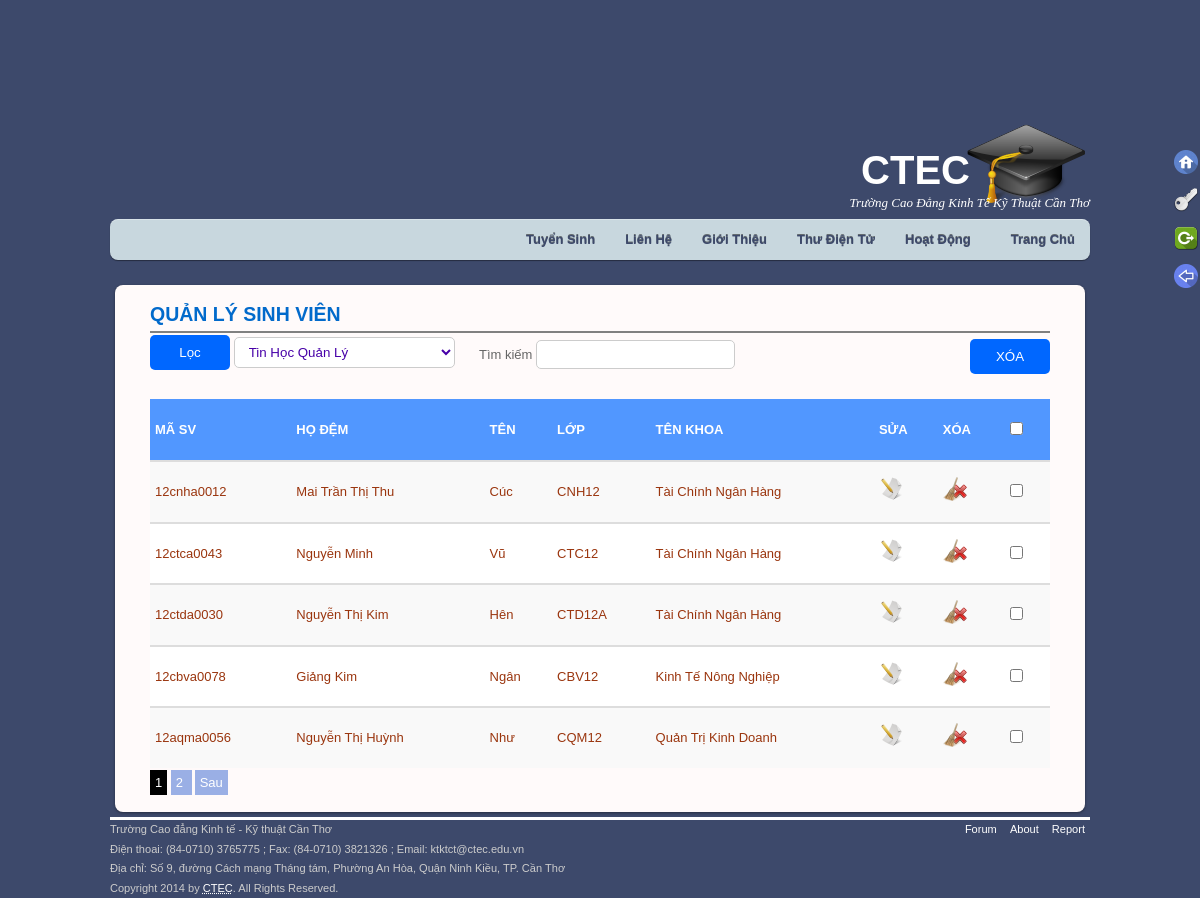
Screenshot of /php/QLSV.php (signed in) with the database file from the repository.
### tables this page shows
CREATE TABLE IF NOT EXISTS `sinhvien` (
  `idsinhvien` int(11) NOT NULL AUTO_INCREMENT,
  `masv` varchar(50) NOT NULL,
  `hodem` varchar(50) NOT NULL,
  `ten` varchar(50) NOT NULL,
  `idkhoa` int(11) NOT NULL,
  `lop` varchar(50) NOT NULL,
  PRIMARY KEY (`idsinhvien`)
);

CREATE TABLE IF NOT EXISTS `khoa` (
  `idkhoa` int(11) NOT NULL AUTO_INCREMENT,
  `tenkhoa` varchar(45) DEFAULT NULL,
  PRIMARY KEY (`idkhoa`)
);

### php/ketnoi.php (called while the page is built, shortened)
<?php
$host= 'http://'.$_SERVER['HTTP_HOST'].'/';
$images=$host.'images/';
$page=$host.'index.php?page=';
?>

### includes/div_QTSV.php (the view, shortened to what this page needs)
<article id="post clearfix" class="post clearfix">
	 <h1 class="post-title"><a href="#">QUẢN LÝ SINH VIÊN</a></h1>
                <hr color="gray" />
					<?php if (isset ( $_SESSION ["tendangnhap"] )) {
						if (! isset ( $_GET ['ok'] )) {
							$start = ($_GET ['page'] - 1) * 5;
							$select = "select masv, hodem, ten, lop, tenkhoa, idsinhvien ";
							$select .= "from sinhvien, khoa ";
							$select .= "where  sinhvien.idkhoa=khoa.idkhoa limit $start, 5";
							$kq = mysql_query ( $select, $connect );
							if($kq){
							$num = mysql_num_rows ( $kq );
							if ($num > 0) {
								echo '<form name="form1" method="post" action="checkSV.php">';
								echo "<input type='submit' value='XÓA' name='delete' id='delete'/>";
								$sel = "select masv, hodem, ten, lop, tenkhoa, idsinhvien ";
							$sel .= "from sinhvien, khoa ";
							$sel .= "where  sinhvien.idkhoa=khoa.idkhoa";
								$res = mysql_query ( $sel, $connect );
								$number = mysql_num_rows ( $res );
								$tst = floor ( $number / 5 )+1;
							}else{
									echo "<br /><img src='".$images."del.png'><h2 style='margin-left: 150px;'>không có dữ liệu để hiện thị!</h2>";
							} ?>
								<br /><br />
								<?php if($num>0){ ?> <table>
						<thead><tr><th>Mã SV</th><th>Họ Đệm<th>Tên</th>
					<th>LỚP</th><th>Tên Khoa</th><th>Sửa</th><th>Xóa</th><th>
					<input type='checkbox' id='selectall' />
					</th></tr></thead> <tbody> <?php }
					else{
											echo "<br /><img src='".$images."del.png'><h2 style='margin-left: 150px;'>không có dữ liệu để hiện thị!</h2>";
											} ?>
							<?php	while ( $row = mysql_fetch_array ( $kq ) ) {
									echo "<tr>";
							echo "<td>$row[0]</td>";
							echo "<td>$row[1]</td>";
							echo "<td>$row[2]</td>";
							echo "<td>$row[3]</td>";
							echo "<td>$row[4]</td>";
							echo "<td><a href='".$page."suasinhvien&&idsinhvien=$row[idsinhvien]'><img src='".$images."edit.png' /></td>";
							echo "<td><a href=\"#\" onclick=\"delsv_notpaging('$_GET[page]', '$row[idsinhvien]');\"><img src='".$images."xoa.png' /></a></td>";
							echo "<td><input class='checkbox1' name='checkbox[]' type='checkbox'
						value='$row[idsinhvien]' /></td></tr>";
						}
						echo "</tbody></table>";
						echo "</form>";
								for($i = 1; $i <= $tst; $i ++) {
									if ($i == $_GET ['page']) {
										echo ' <a href="#" class="active">' . $i . '</a> ';
									} else {
										echo '<a class="a" href="QLSV.php?page=' . $i . '">' . $i . ' </a>  ';
									}
								}
								if ($_GET ['page'] < $tst) {
									echo '<a class="a" href="QLSV.php?page=' . ($_GET ['page'] + 1) . '"> Sau</a>';
								}
							} else {
								echo "<br /><img src='".$images."del.png'><h2 style='margin-left: 150px;'>không có dữ liệu để hiện thị!</h2>";
							}
						}
					}
					else {
						header ( "location: ../dangnhap.php" );
					}
					?>
						<?php if($num>0){ ?>
			<form id="filter" action='QLSV.php' method='get'>
				<input  class="filterbtn" type='submit' name='ok' value='Lọc' />
				<select class="input" name='selkhoa'>;
						<?php
						$re = mysql_query ( "SELECT * FROM khoa" );
						for(; $row = mysql_fetch_array ( $re );) {
							echo "<option value='" . $row ['idkhoa'] . "'>" . $row ['tenkhoa'] . "</option>";
						}
						?>
					</select>
			</form>
			<?php } ?>
			</article>

### css/main.css (style rules this page uses)
html, body,div, dl, form, h1, h2, h3, h4, h5, h6, ol, p, pre, table, ul, dd, dt, li, tbody, td, tfoot, th, thead, tr, button, br, img, q, span { margin: 0; padding: 0 }
img { border: 0; outline: none }
img { max-width: 100%; height: auto; width: auto\9; }
article, aside, details, figcaption, figure, footer, header, hgroup, menu, nav, section { display: block }
body { background: #3D496B; font: 13px/150% Arial, Helvetica, sans-serif; color: #666 }
a { color: #026acb; text-decoration: none; outline: none; target: _blank }
input[type="submit"] { background: #0067ff; border: 0; color: #fff; outline: none; width: 80px; padding: 10px; outline: none; border-radius: 5px }
table { display: table; border: 0; border-spacing: 0; width: 100%; text-align: left; margin: 5px auto }
th { padding: 5px; text-transform: uppercase; color: white; background: #5197FF; display: table-cell; font-weight: bold; vertical-align: middle; padding-top: 20px; padding-bottom: 20px }
td { padding: 5px; border-top: 2px solid #ddd; padding-top: 15px; padding-bottom: 15px; color: #9A350E }
tr:nth-child(even) { background-color: #f9f9f9 }

### css/database.css (style rules this page uses)
.input { background: #fff; border: 1px solid #ccc; padding: 6px 10px; outline: none; -webkit-border-radius: 5px; -moz-border-radius: 5px; border-radius: 5px; color: #4700A8 }

### css/QT.css (style rules this page uses)
.a { padding: 5px; margin-right: 3px; color:#fff; background: #9aafe5; }
#filter { position: absolute; top: 50px; left: 35px }
#delete { margin-left: 820px; margin-top: 0px; }
.active { background: black; color: white; padding: 5px; }

### rows the page displays
sinhvien: masv "12cnha0012", hodem "Mai Trần Thị Thu", ten "Cúc", lop "CNH12", idkhoa.tenkhoa "Tài Chính Ngân Hàng"
sinhvien: masv "12ctca0043", hodem "Nguyễn Minh", ten "Vũ", lop "CTC12", idkhoa.tenkhoa "Tài Chính Ngân Hàng"
sinhvien: masv "12ctda0030", hodem "Nguyễn Thị Kim", ten "Hên", lop "CTD12A", idkhoa.tenkhoa "Tài Chính Ngân Hàng"
sinhvien: masv "12cbva0078", hodem "Giảng Kim", ten "Ngân", lop "CBV12", idkhoa.tenkhoa "Kinh Tế Nông Nghiệp"
sinhvien: masv "12aqma0056", hodem "Nguyễn Thị Huỳnh", ten "Như", lop "CQM12", idkhoa.tenkhoa "Quản Trị Kinh Doanh"

### other values shown
form field selkhoa "Tin Học Quản Lý"
